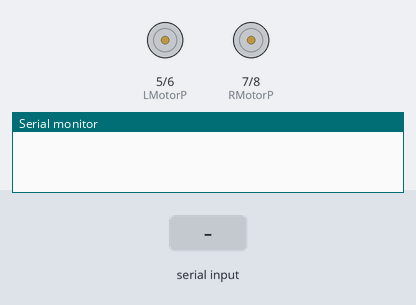
The sketch below on a simulated Arduino Uno, built with avr-gcc and run on an emulated ATmega328P. On the bench: motor-driver pin pairs drawn as motors (green arrow = first pin HIGH = forward, orange = second pin HIGH = backward, longer = more drive), the last lines printed to the serial monitor. The test bench sets the inputs (shaded band).

Above: at 1.2 s.
1.3 s: "W\n" received over Serial
At 1.6 s:
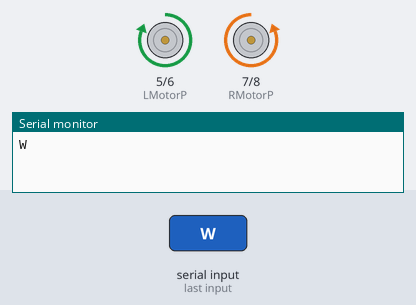
2.8 s: "S\n" received over Serial
At 3.9 s:
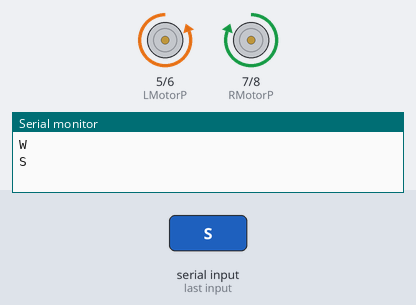
4.3 s: "A\n" received over Serial
At 5.0 s:
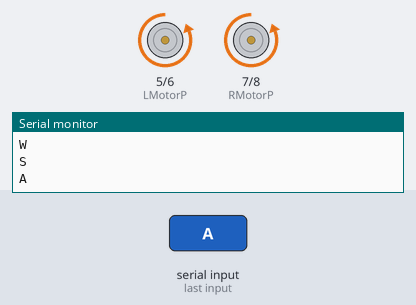
5.8 s: "D\n" received over Serial
At 6.2 s:
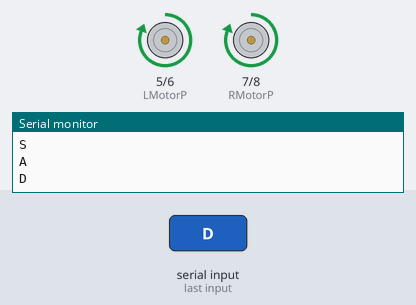
Timing chart, 0 to 8.3 s (numbered marks = the images above; inputs shaded):
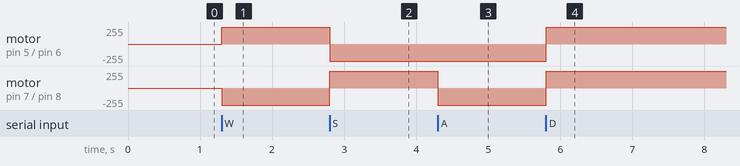

Measured:
- after the input at 1.3 s, motor on pin 5 (LMotorP) / pin 6 (LMotorN): stopped → forward 255/255 at once; motor on pin 7 (RMotorP) / pin 8 (RMotorN): stopped → backward 255/255 at once
- after the input at 2.8 s, motor on pin 5 (LMotorP) / pin 6 (LMotorN): forward 255/255 → backward 255/255 at once; motor on pin 7 (RMotorP) / pin 8 (RMotorN): backward 255/255 → forward 255/255 at once
- after the input at 4.3 s, motor on pin 7 (RMotorP) / pin 8 (RMotorN): forward 255/255 → backward 255/255 at once
- after the input at 5.8 s, motor on pin 5 (LMotorP) / pin 6 (LMotorN), motor on pin 7 (RMotorP) / pin 8 (RMotorN): backward 255/255 → forward 255/255 at once

The sketch:

xbee_control.ino
```cpp
/******************************************************************************
* FileName:        xbee_control.ino
* Dependencies:
* Processor:       AVR ATMEGA328P
* Complier:        ARDUINO
*                  ARDUINO IDE
* Company:         Nvis Technologies Pvt. Ltd.
*
*****************************************************************************
* File Description:
* This program tellls about :
*                           here we perform a client server communication , receive instruction from server xbee and follow instructions
*                           by all clients xbees
*
*
*
*
*Change History:
* Name                Date            Changes
* Alok Pindoriya     02/04/16    Initial Version
 ****************************************************************************/

//  initialize digital pin motor as an output

int LMotorP = 5;
int LMotorN = 6;

int RMotorP = 7;
int RMotorN = 8;

#define trigPin 13
#define echoPin 12

int maximumRange = 200; // Maximum range needed
int minimumRange = 0; // Minimum range needed
long duration, distance; // Duration used to calculate distance


String inputString = "";         // a string to hold incoming data
boolean stringComplete = true;  // whether the string is complete

void setup()
{
  Serial.begin(9600);
  inputString.reserve(200);

  pinMode(LMotorP, OUTPUT);
  pinMode(LMotorN, OUTPUT);
  pinMode(RMotorP, OUTPUT);
  pinMode(RMotorN, OUTPUT);
  pinMode(trigPin, OUTPUT);
  pinMode(echoPin, INPUT);

  MotorStop();
}

void loop()
{
  if (stringComplete) {
    Serial.println(inputString);

    if(inputString[0] == 'W')
    {
      MotorForward();
    }
    else if(inputString[0] == 'S')
    {
      MotorReverse();
    }
    else if(inputString[0] == 'A')
    {
      MotorLeft();

    }
    else if(inputString[0] == 'D')
    {
      MotorRight();

    }
    else if(inputString[0] == 'B')
    {
      MotorStop();
    }


    // clear the string:
    inputString = "";
    stringComplete = false;
  }


}

void serialEvent() {
  while (Serial.available()) {
    // get the new byte:
    char inChar = (char)Serial.read();
    inputString += inChar;
    if (inChar == '\n')
      stringComplete = true;
  }
}


void MotorForward()
{

  digitalWrite(LMotorP, HIGH);
  digitalWrite(LMotorN, LOW);

  digitalWrite(RMotorP, LOW);
  digitalWrite(RMotorN, HIGH);

}

void MotorReverse()
{
  digitalWrite(LMotorP, LOW);
  digitalWrite(LMotorN, HIGH);

  digitalWrite(RMotorP, HIGH);
  digitalWrite(RMotorN, LOW);
}

void MotorLeft()
{
  digitalWrite(LMotorP, LOW);
  digitalWrite(LMotorN, HIGH);

  digitalWrite(RMotorP, LOW);
  digitalWrite(RMotorN, HIGH);
}

void MotorRight()
{
  digitalWrite(LMotorP, HIGH);
  digitalWrite(LMotorN, LOW);

  digitalWrite(RMotorP, HIGH);
  digitalWrite(RMotorN, LOW);
}

void MotorStop()
{
  digitalWrite(LMotorP, LOW);
  digitalWrite(LMotorN, LOW);

  digitalWrite(RMotorP, LOW);
  digitalWrite(RMotorN, LOW);
}
```
